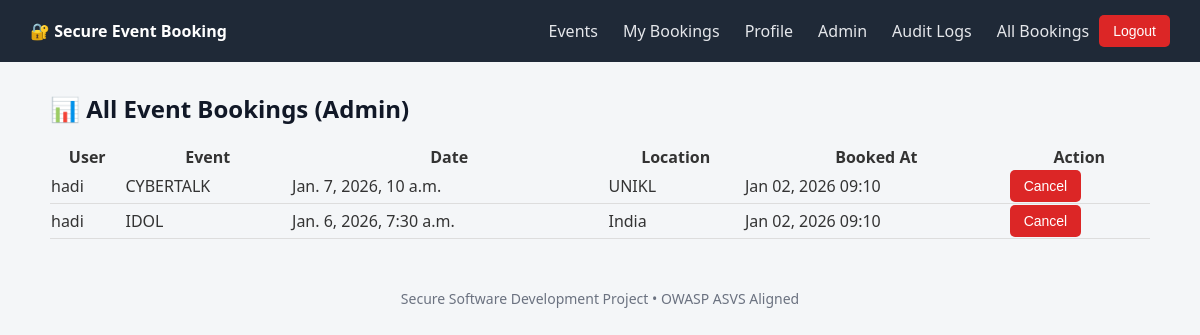
The page /events/all/ (signed in) on the database its author committed.
### booking/models.py (models this page shows, shortened)
class Booking(models.Model):
    user = models.ForeignKey(User, on_delete=models.CASCADE)
    event = models.ForeignKey(Event, on_delete=models.CASCADE)
    created_at = models.DateTimeField(auto_now_add=True)
    class Meta:
        unique_together = ('user', 'event')

class Event(models.Model):
    title = models.CharField(max_length=200)
    description = models.TextField()
    date = models.DateTimeField()
    location = models.CharField(max_length=200)
    available_seats = models.PositiveIntegerField(default=10)
    created_by = models.ForeignKey(User, on_delete=models.CASCADE)
    created_at = models.DateTimeField(auto_now_add=True)

### booking/views.py (the view)
# urls.py: path('all/', views.all_bookings, name='all_bookings'),
@login_required
def all_bookings(request):
    if not request.user.is_staff:
        messages.error(request, "Admins only.")
        return redirect('event_list')
    bookings = Booking.objects.all().order_by('-created_at')
    return render(request, 'booking/all_bookings.html', {'bookings': bookings})

### templates/booking/all_bookings.html (shortened to what this page needs)
{% extends "base.html" %}
{% block content %}
<h2>📊 All Event Bookings (Admin)</h2>
<table style="width:100%; border-collapse: collapse;">
    <thead>
        <tr>
            <th>User</th>
            <th>Event</th>
            <th>Date</th>
            <th>Location</th>
            <th>Booked At</th>
            <th>Action</th>
        </tr>
    </thead>
    <tbody>
        {% for booking in bookings %}
        <tr style="border-bottom:1px solid #ddd;">
            <td>{{ booking.user.username }}</td>
            <td>{{ booking.event.title }}</td>
            <td>{{ booking.event.date }}</td>
            <td>{{ booking.event.location }}</td>
            <td>{{ booking.created_at|date:"M d, Y H:i" }}</td>
            <td>
                <form action="{% url 'cancel_booking' booking.id %}" method="post" style="display:inline;">
                    <button class="btn btn-danger" type="submit">Cancel</button>
                </form>
            </td>
        </tr>
        {% empty %}
        <tr>
            <td colspan="6">No bookings found.</td>
        </tr>
        {% endfor %}
    </tbody>
</table>
{% endblock %}

### templates/base.html (style rules this page uses)
body { margin: 0; font-family: "Segoe UI", Arial, sans-serif; background-color: #f4f6f8; color: #333; }
h1, h2 { color: #111827; }
.btn { padding: 8px 14px; border-radius: 5px; border: none; background: #2563eb; color: white; cursor: pointer; font-size: 14px; }
.btn-danger { background: #dc2626; }

### rows shown on the page
Booking: user.username "hadi", event "CYBERTALK", event "Jan. 7, 2026, 10 a.m.", event.location "UNIKL", created_at "Jan 02, 2026 09:10"
Booking: user.username "hadi", event "IDOL", event "Jan. 6, 2026, 7:30 a.m.", event.location "India", created_at "Jan 02, 2026 09:10"
